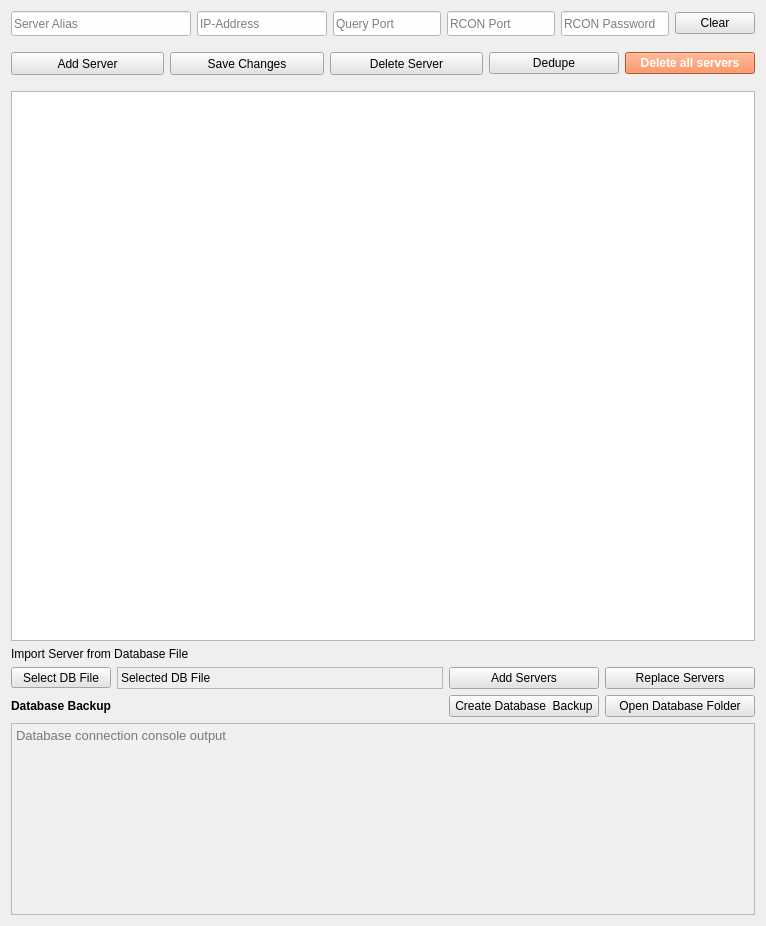
     <widget class="QWidget" name="Tab_Server">
      <attribute name="title">
       <string>Server Manager</string>
      </attribute>
      <layout class="QVBoxLayout" name="verticalLayout_26">
       <item>
        <layout class="QVBoxLayout" name="verticalLayout_25">
         <item>
          <layout class="QVBoxLayout" name="verticalLayout_18">
           <item>
            <layout class="QHBoxLayout" name="horizontalLayout_15">
             <item>
              <widget class="QLineEdit" name="server_alias">
               <property name="minimumSize">
                <size>
                 <width>180</width>
                 <height>25</height>
                </size>
               </property>
               <property name="font">
                <font>
                 <pointsize>9</pointsize>
                </font>
               </property>
               <property name="toolTip">
                <string>Alias Name of the server</string>
               </property>
               <property name="statusTip">
                <string>Alias Name of the server</string>
               </property>
               <property name="styleSheet">
                <string notr="true">background-color:rgb(254, 254, 254);</string>
               </property>
               <property name="text">
                <string/>
               </property>
               <property name="placeholderText">
                <string>Server Alias</string>
               </property>
              </widget>
             </item>
             <item>
              <widget class="QLineEdit" name="server_ip">
               <property name="minimumSize">
                <size>
                 <width>130</width>
                 <height>25</height>
                </size>
               </property>
               <property name="font">
                <font>
                 <pointsize>9</pointsize>
                </font>
               </property>
               <property name="toolTip">
                <string>IP Address of the server</string>
               </property>
               <property name="statusTip">
                <string>IP Address of the server</string>
               </property>
               <property name="styleSheet">
                <string notr="true">background-color:rgb(254, 254, 254);</string>
               </property>
               <property name="text">
                <string/>
               </property>
               <property name="placeholderText">
                <string>IP-Address</string>
               </property>
              </widget>
             </item>
             <item>
              <widget class="QLineEdit" name="server_query">
               <property name="minimumSize">
                <size>
                 <width>60</width>
                 <height>25</height>
                </size>
               </property>
               <property name="font">
                <font>
                 <pointsize>9</pointsize>
                </font>
               </property>
               <property name="toolTip">
                <string>Query Port of the server</string>
               </property>
               <property name="statusTip">
                <string>Query Port of the server</string>
               </property>
               <property name="styleSheet">
                <string notr="true">background-color:rgb(254, 254, 254);</string>
               </property>
               <property name="text">
                <string/>
               </property>
               <property name="placeholderText">
                <string>Query Port</string>
               </property>
              </widget>
             </item>
             <item>
              <widget class="QLineEdit" name="server_rconport">
               <property name="minimumSize">
                <size>
                 <width>60</width>
                 <height>25</height>
                </size>
               </property>
               <property name="font">
                <font>
                 <pointsize>9</pointsize>
                </font>
               </property>
               <property name="toolTip">
                <string>RCON Port of the server</string>
               </property>
               <property name="statusTip">
                <string>RCON Port of the server</string>
               </property>
               <property name="layoutDirection">
                <enum>Qt::LeftToRight</enum>
               </property>
               <property name="styleSheet">
                <string notr="true">background-color:rgb(254, 254, 254);</string>
               </property>
               <property name="text">
                <string/>
               </property>
               <property name="placeholderText">
                <string>RCON Port</string>
               </property>
              </widget>
             </item>
             <item>
              <widget class="QLineEdit" name="server_rconpw">
               <property name="minimumSize">
                <size>
                 <width>105</width>
                 <height>25</height>
                </size>
               </property>
               <property name="font">
                <font>
                 <pointsize>9</pointsize>
                </font>
               </property>
               <property name="toolTip">
                <string>RCON Password of the server</string>
               </property>
               <property name="statusTip">
                <string>RCON Password of the server</string>
               </property>
               <property name="layoutDirection">
                <enum>Qt::LeftToRight</enum>
               </property>
               <property name="styleSheet">
                <string notr="true">background-color:rgb(254, 254, 254);</string>
               </property>
               <property name="text">
                <string/>
               </property>
               <property name="echoMode">
                <enum>QLineEdit::Normal</enum>
               </property>
               <property name="placeholderText">
                <string>RCON Password</string>
               </property>
              </widget>
             </item>
             <item>
              <widget class="QPushButton" name="btn_server_clear">
               <property name="styleSheet">
                <string notr="true">background-color:rgb(228, 228, 228)
</string>
               </property>
               <property name="text">
                <string>Clear</string>
               </property>
              </widget>
             </item>
            </layout>
           </item>
           <item>
            <spacer name="verticalSpacer_10">
             <property name="orientation">
              <enum>Qt::Vertical</enum>
             </property>
             <property name="sizeType">
              <enum>QSizePolicy::Minimum</enum>
             </property>
             <property name="sizeHint" stdset="0">
              <size>
               <width>20</width>
               <height>10</height>
              </size>
             </property>
            </spacer>
           </item>
           <item>
            <layout class="QHBoxLayout" name="horizontalLayout_16">
             <item>
              <widget class="QPushButton" name="btn_server_add">
               <property name="sizePolicy">
                <sizepolicy hsizetype="Expanding" vsizetype="Fixed">
                 <horstretch>0</horstretch>
                 <verstretch>0</verstretch>
                </sizepolicy>
               </property>
               <property name="minimumSize">
                <size>
                 <width>130</width>
                 <height>23</height>
                </size>
               </property>
               <property name="toolTip">
                <string>Add a server to the Database</string>
               </property>
               <property name="statusTip">
                <string>Add a server to the Database</string>
               </property>
               <property name="layoutDirection">
                <enum>Qt::LeftToRight</enum>
               </property>
               <property name="styleSheet">
                <string notr="true">background-color:rgb(228, 228, 228)
</string>
               </property>
               <property name="text">
                <string>Add Server</string>
               </property>
              </widget>
             </item>
             <item>
              <widget class="QPushButton" name="btn_server_modify">
               <property name="sizePolicy">
                <sizepolicy hsizetype="Expanding" vsizetype="Fixed">
                 <horstretch>0</horstretch>
                 <verstretch>0</verstretch>
                </sizepolicy>
               </property>
               <property name="minimumSize">
                <size>
                 <width>130</width>
                 <height>23</height>
                </size>
               </property>
               <property name="toolTip">
                <string>Save and edited server to the Database</string>
               </property>
               <property name="statusTip">
                <string>Save and edited server to the Database</string>
               </property>
               <property name="layoutDirection">
                <enum>Qt::LeftToRight</enum>
               </property>
               <property name="styleSheet">
                <string notr="true">background-color:rgb(228, 228, 228)
</string>
               </property>
               <property name="text">
                <string>Save Changes</string>
               </property>
              </widget>
             </item>
             <item>
              <widget class="QPushButton" name="btn_server_delete">
               <property name="sizePolicy">
                <sizepolicy hsizetype="Expanding" vsizetype="Fixed">
                 <horstretch>0</horstretch>
                 <verstretch>0</verstretch>
                </sizepolicy>
               </property>
               <property name="minimumSize">
                <size>
                 <width>130</width>
                 <height>23</height>
                </size>
               </property>
               <property name="toolTip">
                <string>Delete a server from the Database</string>
               </property>
               <property name="statusTip">
                <string>Delete a server from the Database</string>
               </property>
               <property name="layoutDirection">
                <enum>Qt::LeftToRight</enum>
               </property>
               <property name="styleSheet">
                <string notr="true">background-color:rgb(228, 228, 228)
</string>
               </property>
               <property name="text">
                <string>Delete Server</string>
               </property>
              </widget>
             </item>
             <item>
              <widget class="QPushButton" name="btn_server_delete_doubles">
               <property name="minimumSize">
                <size>
                 <width>130</width>
                 <height>0</height>
                </size>
               </property>
               <property name="toolTip">
                <string>Remove double entries by IP address and Queryport</string>
               </property>
               <property name="statusTip">
                <string>Remove double entries by IP address and Queryport</string>
               </property>
               <property name="styleSheet">
                <string notr="true">background-color:rgb(228, 228, 228)
</string>
               </property>
               <property name="text">
                <string>Dedupe</string>
               </property>
              </widget>
             </item>
             <item>
              <widget class="QPushButton" name="btn_server_clear_db">
               <property name="minimumSize">
                <size>
                 <width>130</width>
                 <height>0</height>
                </size>
               </property>
               <property name="font">
                <font>
                 <weight>75</weight>
                 <bold>true</bold>
                </font>
               </property>
               <property name="toolTip">
                <string>Delete all server from Database</string>
               </property>
               <property name="statusTip">
                <string>Delete all server from Database</string>
               </property>
               <property name="styleSheet">
                <string notr="true">background-color: rgb(255, 117, 53);
color: rgb(255, 255, 255);</string>
               </property>
               <property name="text">
                <string>Delete all servers</string>
               </property>
              </widget>
             </item>
            </layout>
           </item>
           <item>
            <spacer name="verticalSpacer_12">
             <property name="orientation">
              <enum>Qt::Vertical</enum>
             </property>
             <property name="sizeType">
              <enum>QSizePolicy::Minimum</enum>
             </property>
             <property name="sizeHint" stdset="0">
              <size>
               <width>20</width>
               <height>10</height>
              </size>
             </property>
            </spacer>
           </item>
           <item>
            <widget class="QTableWidget" name="tbl_server_manager">
             <property name="minimumSize">
              <size>
               <width>0</width>
               <height>550</height>
              </size>
             </property>
             <property name="mouseTracking">
              <bool>true</bool>
             </property>
             <property name="autoFillBackground">
              <bool>false</bool>
             </property>
             <property name="styleSheet">
              <string notr="true"/>
             </property>
             <property name="frameShadow">
              <enum>QFrame::Sunken</enum>
             </property>
             <property name="verticalScrollBarPolicy">
              <enum>Qt::ScrollBarAsNeeded</enum>
             </property>
             <property name="horizontalScrollBarPolicy">
              <enum>Qt::ScrollBarAlwaysOff</enum>
             </property>
             <property name="sizeAdjustPolicy">
              <enum>QAbstractScrollArea::AdjustIgnored</enum>
             </property>
             <property name="editTriggers">
              <set>QAbstractItemView::NoEditTriggers</set>
             </property>
             <property name="alternatingRowColors">
              <bool>true</bool>
             </property>
             <property name="selectionMode">
              <enum>QAbstractItemView::SingleSelection</enum>
             </property>
             <property name="selectionBehavior">
              <enum>QAbstractItemView::SelectRows</enum>
             </property>
             <property name="textElideMode">
              <enum>Qt::ElideNone</enum>
             </property>
             <property name="sortingEnabled">
              <bool>false</bool>
             </property>
             <property name="columnCount">
              <number>5</number>
             </property>
             <attribute name="horizontalHeaderVisible">
              <bool>false</bool>
             </attribute>
             <attribute name="horizontalHeaderCascadingSectionResizes">
              <bool>false</bool>
             </attribute>
             <attribute name="horizontalHeaderMinimumSectionSize">
              <number>20</number>
             </attribute>
             <attribute name="horizontalHeaderDefaultSectionSize">
              <number>50</number>
             </attribute>
             <attribute name="horizontalHeaderShowSortIndicator" stdset="0">
              <bool>true</bool>
             </attribute>
             <attribute name="horizontalHeaderStretchLastSection">
              <bool>true</bool>
             </attribute>
             <attribute name="verticalHeaderVisible">
              <bool>false</bool>
             </attribute>
             <attribute name="verticalHeaderMinimumSectionSize">
              <number>15</number>
             </attribute>
             <attribute name="verticalHeaderDefaultSectionSize">
              <number>23</number>
             </attribute>
             <attribute name="verticalHeaderStretchLastSection">
              <bool>false</bool>
             </attribute>
             <column>
              <property name="text">
               <string>ID</string>
              </property>
              <property name="textAlignment">
               <set>AlignCenter</set>
              </property>
             </column>
             <column>
              <property name="text">
               <string>Alias</string>
              </property>
              <property name="textAlignment">
               <set>AlignCenter</set>
              </property>
             </column>
             <column>
              <property name="text">
               <string>IP-Address</string>
              </property>
              <property name="textAlignment">
               <set>AlignCenter</set>
              </property>
             </column>
             <column>
              <property name="text">
               <string>Query Port</string>
              </property>
              <property name="textAlignment">
               <set>AlignCenter</set>
              </property>
             </column>
             <column>
              <property name="text">
               <string>RCON Port</string>
              </property>
              <property name="textAlignment">
               <set>AlignCenter</set>
              </property>
             </column>
            </widget>
           </item>
           <item>
            <widget class="QLabel" name="lbl_name_import">
             <property name="font">
              <font>
               <pointsize>9</pointsize>
               <weight>50</weight>
               <bold>false</bold>
              </font>
             </property>
             <property name="text">
              <string>Import Server from Database File</string>
             </property>
            </widget>
           </item>
           <item>
            <layout class="QVBoxLayout" name="verticalLayout_19">
             <item>
              <layout class="QHBoxLayout" name="horizontalLayout_18">
               <item>
                <widget class="QToolButton" name="btn_select_database">
                 <property name="minimumSize">
                  <size>
                   <width>100</width>
                   <height>0</height>
                  </size>
                 </property>
                 <property name="styleSheet">
                  <string notr="true">background-color:rgb(228, 228, 228)
</string>
                 </property>
                 <property name="text">
                  <string>Select DB File</string>
                 </property>
                </widget>
               </item>
               <item>
                <widget class="QLabel" name="label_selected_db">
                 <property name="minimumSize">
                  <size>
                   <width>150</width>
                   <height>0</height>
                  </size>
                 </property>
                 <property name="frameShape">
                  <enum>QFrame::StyledPanel</enum>
                 </property>
                 <property name="frameShadow">
                  <enum>QFrame::Sunken</enum>
                 </property>
                 <property name="text">
                  <string>Selected DB File</string>
                 </property>
                 <property name="textInteractionFlags">
                  <set>Qt::LinksAccessibleByMouse|Qt::TextSelectableByMouse</set>
                 </property>
                </widget>
               </item>
               <item>
                <widget class="QPushButton" name="btn_add_database">
                 <property name="minimumSize">
                  <size>
                   <width>150</width>
                   <height>0</height>
                  </size>
                 </property>
                 <property name="maximumSize">
                  <size>
                   <width>150</width>
                   <height>16777215</height>
                  </size>
                 </property>
                 <property name="styleSheet">
                  <string notr="true">background-color:rgb(228, 228, 228)
</string>
                 </property>
                 <property name="text">
                  <string>Add Servers</string>
                 </property>
                </widget>
               </item>
               <item>
                <widget class="QPushButton" name="btn_replace_database">
                 <property name="minimumSize">
                  <size>
                   <width>150</width>
                   <height>0</height>
                  </size>
                 </property>
                 <property name="maximumSize">
                  <size>
                   <width>150</width>
                   <height>16777215</height>
                  </size>
                 </property>
                 <property name="styleSheet">
                  <string notr="true">background-color:rgb(228, 228, 228)
</string>
                 </property>
                 <property name="text">
                  <string>Replace Servers</string>
                 </property>
                </widget>
               </item>
              </layout>
             </item>
            </layout>
           </item>
           <item>
            <layout class="QHBoxLayout" name="horizontalLayout_63">
             <item>
              <widget class="QLabel" name="label_4">
               <property name="font">
                <font>
                 <pointsize>9</pointsize>
                 <weight>75</weight>
                 <bold>true</bold>
                </font>
               </property>
               <property name="text">
                <string>Database Backup</string>
               </property>
              </widget>
             </item>
             <item>
              <spacer name="horizontalSpacer_10">
               <property name="orientation">
                <enum>Qt::Horizontal</enum>
               </property>
               <property name="sizeType">
                <enum>QSizePolicy::Expanding</enum>
               </property>
               <property name="sizeHint" stdset="0">
                <size>
                 <width>200</width>
                 <height>20</height>
                </size>
               </property>
              </spacer>
             </item>
             <item>
              <widget class="QPushButton" name="btn_exec_db_backup">
               <property name="minimumSize">
                <size>
                 <width>150</width>
                 <height>0</height>
                </size>
               </property>
               <property name="maximumSize">
                <size>
                 <width>15616</width>
                 <height>16777215</height>
                </size>
               </property>
               <property name="styleSheet">
                <string notr="true">background-color:rgb(228, 228, 228)
</string>
               </property>
               <property name="text">
                <string>Create Database  Backup</string>
               </property>
              </widget>
             </item>
             <item>
              <widget class="QPushButton" name="btn_exec_open_bck_dir">
               <property name="minimumSize">
                <size>
                 <width>150</width>
                 <height>0</height>
                </size>
               </property>
               <property name="styleSheet">
                <string notr="true">background-color:rgb(228, 228, 228)
</string>
               </property>
               <property name="text">
                <string>Open Database Folder</string>
               </property>
              </widget>
             </item>
            </layout>
           </item>
           <item>
            <widget class="QTextEdit" name="label_db_console">
             <property name="sizePolicy">
              <sizepolicy hsizetype="Expanding" vsizetype="MinimumExpanding">
               <horstretch>0</horstretch>
               <verstretch>0</verstretch>
              </sizepolicy>
             </property>
             <property name="minimumSize">
              <size>
               <width>0</width>
               <height>100</height>
              </size>
             </property>
             <property name="maximumSize">
              <size>
               <width>16777215</width>
               <height>166655</height>
              </size>
             </property>
             <property name="font">
              <font>
               <pointsize>10</pointsize>
               <weight>50</weight>
               <bold>false</bold>
               <kerning>true</kerning>
              </font>
             </property>
             <property name="toolTip">
              <string>Output Console of Database Connection</string>
             </property>
             <property name="statusTip">
              <string>Output Console of Database Connection</string>
             </property>
             <property name="autoFillBackground">
              <bool>false</bool>
             </property>
             <property name="styleSheet">
              <string notr="true">background-image: url(:/img/img/sbck.jpg);
background-color: #f0f0f0;
background-position: center;
background-repeat: no-repeat;

</string>
             </property>
             <property name="frameShape">
              <enum>QFrame::StyledPanel</enum>
             </property>
             <property name="verticalScrollBarPolicy">
              <enum>Qt::ScrollBarAlwaysOff</enum>
             </property>
             <property name="readOnly">
              <bool>false</bool>
             </property>
             <property name="html">
              <string>&lt;!DOCTYPE HTML PUBLIC &quot;-//W3C//DTD HTML 4.0//EN&quot; &quot;http://www.w3.org/TR/REC-html40/strict.dtd&quot;&gt;
&lt;html&gt;&lt;head&gt;&lt;meta name=&quot;qrichtext&quot; content=&quot;1&quot; /&gt;&lt;style type=&quot;text/css&quot;&gt;
p, li { white-space: pre-wrap; }
&lt;/style&gt;&lt;/head&gt;&lt;body style=&quot; font-family:'MS Shell Dlg 2'; font-size:10pt; font-weight:400; font-style:normal;&quot;&gt;
&lt;p style=&quot;-qt-paragraph-type:empty; margin-top:0px; margin-bottom:0px; margin-left:0px; margin-right:0px; -qt-block-indent:0; text-indent:0px; font-size:7pt;&quot;&gt;&lt;br /&gt;&lt;/p&gt;&lt;/body&gt;&lt;/html&gt;</string>
             </property>
             <property name="placeholderText">
              <string>Database connection console output</string>
             </property>
            </widget>
           </item>
          </layout>
         </item>
         <item>
          <layout class="QVBoxLayout" name="verticalLayout_20"/>
         </item>
        </layout>
       </item>
      </layout>
     </widget>
